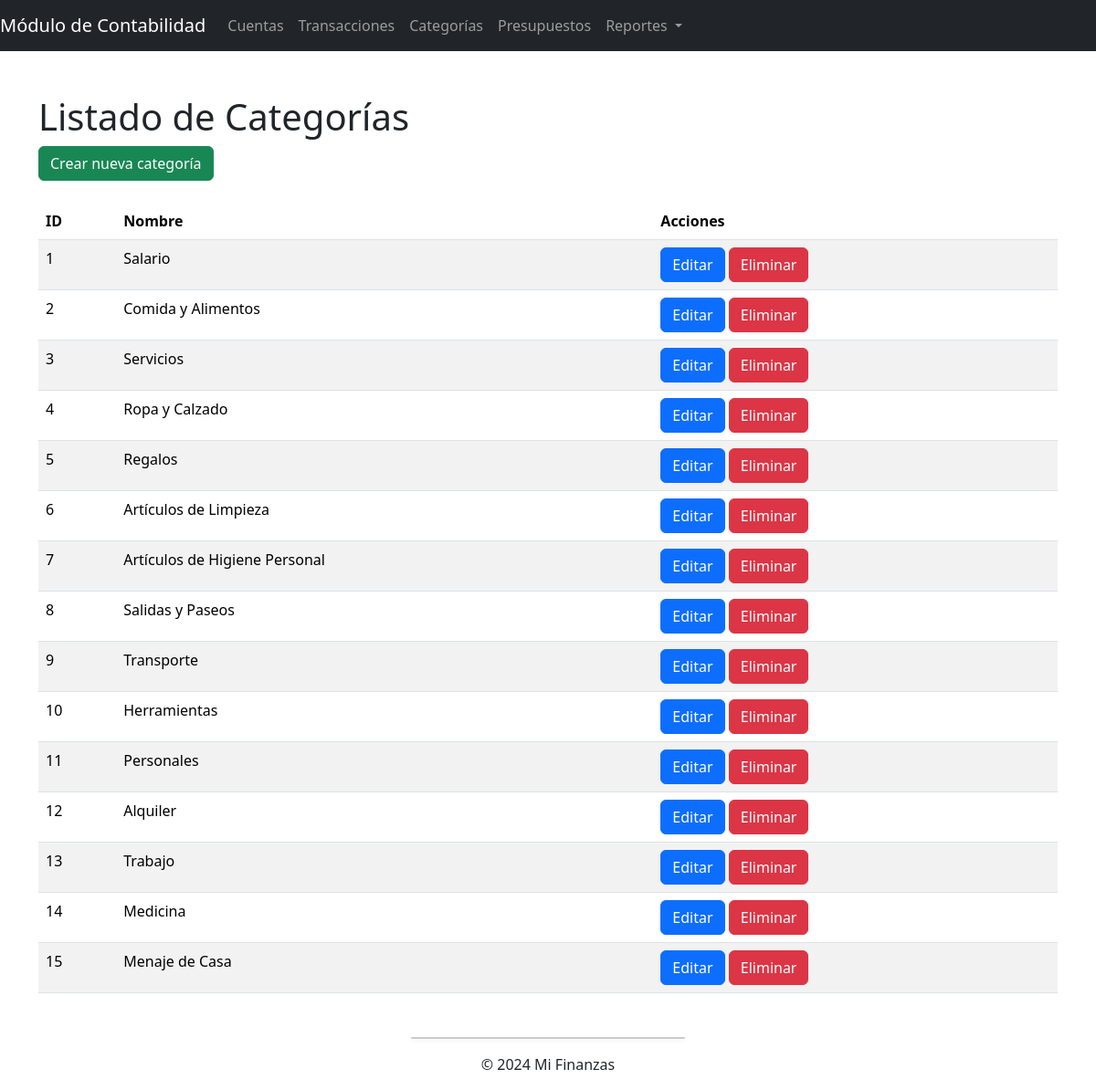
Page /categorias/ on the committed database.
### contabilidad/models.py (models this page shows, shortened)
class Categoria(models.Model):
    id = models.AutoField(primary_key=True)
    nombre = models.CharField(max_length=255)

### contabilidad/views.py (the view)
# urls.py: path('categorias/', categoria_listar, name='categoria_listar'),
def categoria_listar(request):
    categorias = Categoria.objects.all()
    context = {
        'categorias': categorias,
    }
    return render(request, 'contabilidad/categorias/listar.html', context)

### contabilidad/templates/contabilidad/categorias/listar.html (shortened to what this page needs)
{% extends 'base.html' %}
{% block content %}
    <h1>Listado de Categorías</h1>
    <a href="{% url 'categoria_crear' %}" class="btn btn-success">Crear nueva categoría</a>
    <br><br>
    <table class="table table-striped table-hover">
        <thead>
            <tr>
                <th>ID</th>
                <th>Nombre</th>
                <th>Acciones</th>
            </tr>
        </thead>
        <tbody>
            {% for categoria in categorias %}
            <tr>
                <td>{{ categoria.id }}</td>
                <td>{{ categoria.nombre }}</td>
                <td>
                    <a href="{% url 'categoria_editar' categoria.id %}" class="btn btn-primary">Editar</a>
                    <a href="{% url 'categoria_eliminar' categoria.id %}"class="btn btn-danger">Eliminar</a>
                </td>
            </tr>
            {% endfor %}
        </tbody>
    </table>
{% endblock %}

### rows in the picture
Categoria: id "1", nombre "Salario"
Categoria: id "2", nombre "Comida y Alimentos"
Categoria: id "3", nombre "Servicios"
Categoria: id "4", nombre "Ropa y Calzado"
Categoria: id "5", nombre "Regalos"
Categoria: id "6", nombre "Artículos de Limpieza"
Categoria: id "7", nombre "Artículos de Higiene Personal"
Categoria: id "8", nombre "Salidas y Paseos"
Categoria: id "9", nombre "Transporte"
Categoria: id "10", nombre "Herramientas"
Categoria: id "11", nombre "Personales"
Categoria: id "12", nombre "Alquiler"
Categoria: id "13", nombre "Trabajo"
Categoria: id "14", nombre "Medicina"
Categoria: id "15", nombre "Menaje de Casa"
